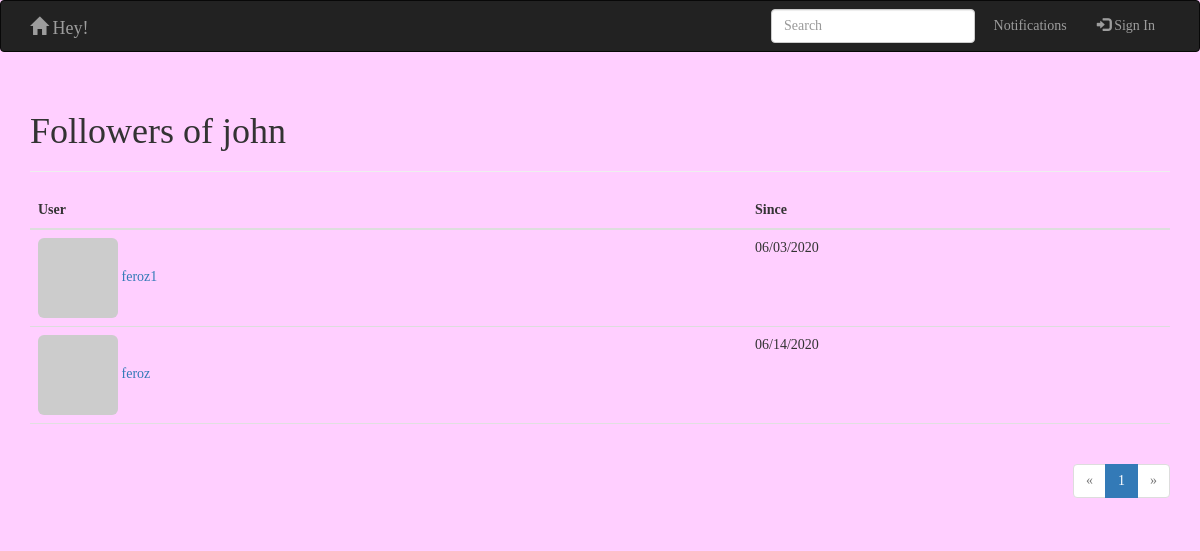
/followers/john, run on the app's committed database.
### app/models.py (models this page shows, shortened)
class User(UserMixin,db.Model):
    __tablename__ = 'users'
    id = db.Column(db.Integer, primary_key=True)
    email = db.Column(db.String(64), unique=True, index=True)
    username = db.Column(db.String(64), unique=True, index=True)
    password_hash = db.Column(db.String(128))
    role_id = db.Column(db.Integer, db.ForeignKey('roles.id'))
    name = db.Column(db.String(64))
    location = db.Column(db.String(64))
    about_me = db.Column(db.Text())
    member_since = db.Column(db.DateTime(),default=datetime.utcnow)
    last_seen = db.Column(db.DateTime(),default=datetime.utcnow)
    avatar_hash = db.Column(db.String(32))
    posts = db.relationship('Post', backref='author', lazy='dynamic')
    followed = db.relationship('Follow',backref=db.backref('follower',lazy = 'joined'),lazy='dynamic',cascade='all,delete-orphan',foreign_keys=[Follow.follower_id])
    followers = db.relationship('Follow', backref=db.backref('followed', lazy='joined'), lazy='dynamic',
                               cascade='all,delete-orphan', foreign_keys=[Follow.followed_id])
    def gravatar(self, size=100, default='identicon', rating='g'):
        if request.is_secure:
            url = 'https://secure.gravatar.com/avatar'
        else:
            url = 'http://www.gravatar.com/avatar'
        hash = self.avatar_hash or hashlib.md5(self.email.encode('utf-8')).hexdigest()
        return '{url}/{hash}?s={size}&d={default}&r={rating}'.format(
            url=url, hash=hash, size=size, default=default, rating=rating)
    @property
    def password(self):
        raise AttributeError('password is not a readable attribute')

class Follow(db.Model):
    __tablename__ = 'follows'
    follower_id = db.Column(db.Integer, db.ForeignKey('users.id'),primary_key=True)
    followed_id = db.Column(db.Integer, db.ForeignKey('users.id'),primary_key=True)
    timestamp = db.Column(db.DateTime, default=datetime.utcnow)

### app/main/hello.py (the view)
@main.route('/followers/<username>')
def followers(username):
    user = User.query.filter_by(username=username).first()
    if user is None:
        flash('Invalid user.')
        return redirect(url_for('.index'))
    page = request.args.get('page', 1, type=int)
    pagination = user.followers.paginate(
        page, per_page=current_app.config['FLASKY_POSTS_PER_PAGE'],error_out=False)
    follows = [{'user': item.follower, 'timestamp': item.timestamp} for item in pagination.items]
    return render_template('followers.html', user=user, title="Followers of",endpoint='.followers', pagination=pagination,follows=follows)

### app/auth/views.py (called while the page is built)
@auth.before_app_request
def before_request():
    if current_user.is_authenticated:
        current_user.ping()

### app/main/__init__.py (called while the page is built)
@main.app_context_processor
def inject_permissions():
    return dict(Permission=models.Permission)

### app/templates/followers.html (shortened to what this page needs)
{% extends "base.html" %}
{% import "_macros.html" as macros %}
{% block page_content %}
<div class="page-header">
    <h1>{{ title }} {{ user.username }}</h1>
</div>
<table class="table table-hover followers">
    <thead><tr><th>User</th><th>Since</th></tr></thead>
    {% for follow in follows %}
    {% if follow.user != user %}
    <tr>
        <td>
            <a href="{{ url_for('.user', username = follow.user.username) }}">
                <img class="img-rounded" src="{{ follow.user.gravatar(size=32) }}">
                {{ follow.user.username }}
            </a>
        </td>
        <td>{{ moment(follow.timestamp).format('L') }}</td>
    </tr>
    {% endif %}
    {% endfor %}
</table>
<div class="pagination">
    {{ macros.pagination_widget(pagination, endpoint, username = user.username) }}
</div>
{% endblock %}

### app/static/styles.css (style rules this page uses)
* { font-family:Verdana; }
body { background-color: #FFCFFF; }
div.pagination { width: 100%; text-align: right; padding: 0px; margin: 0px; }
.table.followers tr { border-bottom: 1px solid #e0e0e0; }

### data on the page
User: username "john"
User: user.username "feroz1"
Follow: timestamp "06/03/2020"
User: user.username "feroz"
Follow: timestamp "06/14/2020"

### other printed values
{{ title }} "Followers of"
{{ p }} "1"
